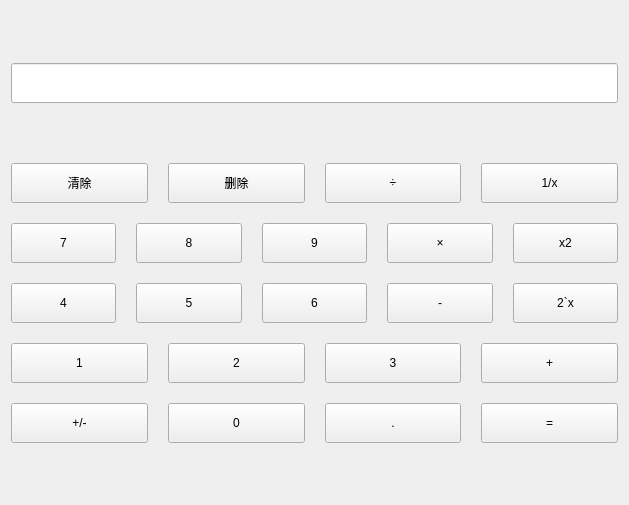
<?xml version="1.0" encoding="UTF-8"?>
<ui version="4.0">
 <class>Form</class>
 <widget class="QWidget" name="Form">
  <property name="geometry">
   <rect>
    <x>0</x>
    <y>0</y>
    <width>629</width>
    <height>505</height>
   </rect>
  </property>
  <property name="windowTitle">
   <string>Form</string>
  </property>
  <layout class="QGridLayout" name="gridLayout">
   <item row="0" column="0">
    <spacer name="verticalSpacer_2">
     <property name="orientation">
      <enum>Qt::Vertical</enum>
     </property>
     <property name="sizeHint" stdset="0">
      <size>
       <width>20</width>
       <height>40</height>
      </size>
     </property>
    </spacer>
   </item>
   <item row="1" column="0">
    <layout class="QVBoxLayout" name="verticalLayout">
     <property name="spacing">
      <number>20</number>
     </property>
     <item>
      <widget class="QLineEdit" name="lineEdit_in">
       <property name="minimumSize">
        <size>
         <width>0</width>
         <height>40</height>
        </size>
       </property>
       <property name="readOnly">
        <bool>true</bool>
       </property>
      </widget>
     </item>
     <item>
      <spacer name="verticalSpacer">
       <property name="orientation">
        <enum>Qt::Vertical</enum>
       </property>
       <property name="sizeHint" stdset="0">
        <size>
         <width>20</width>
         <height>40</height>
        </size>
       </property>
      </spacer>
     </item>
     <item>
      <layout class="QHBoxLayout" name="horizontalLayout">
       <item>
        <widget class="QPushButton" name="btn_clear">
         <property name="minimumSize">
          <size>
           <width>0</width>
           <height>40</height>
          </size>
         </property>
         <property name="text">
          <string>清除</string>
         </property>
        </widget>
       </item>
       <item>
        <widget class="QPushButton" name="btn_del">
         <property name="minimumSize">
          <size>
           <width>0</width>
           <height>40</height>
          </size>
         </property>
         <property name="text">
          <string>删除</string>
         </property>
        </widget>
       </item>
       <item>
        <widget class="QPushButton" name="btn_div">
         <property name="minimumSize">
          <size>
           <width>0</width>
           <height>40</height>
          </size>
         </property>
         <property name="text">
          <string>÷</string>
         </property>
        </widget>
       </item>
       <item>
        <widget class="QPushButton" name="btn_cal_1x">
         <property name="minimumSize">
          <size>
           <width>0</width>
           <height>40</height>
          </size>
         </property>
         <property name="text">
          <string>1/x</string>
         </property>
        </widget>
       </item>
      </layout>
     </item>
     <item>
      <layout class="QHBoxLayout" name="horizontalLayout_2">
       <item>
        <widget class="QPushButton" name="btn_7">
         <property name="minimumSize">
          <size>
           <width>0</width>
           <height>40</height>
          </size>
         </property>
         <property name="text">
          <string>7</string>
         </property>
        </widget>
       </item>
       <item>
        <widget class="QPushButton" name="btn_8">
         <property name="minimumSize">
          <size>
           <width>0</width>
           <height>40</height>
          </size>
         </property>
         <property name="text">
          <string>8</string>
         </property>
        </widget>
       </item>
       <item>
        <widget class="QPushButton" name="btn_9">
         <property name="minimumSize">
          <size>
           <width>0</width>
           <height>40</height>
          </size>
         </property>
         <property name="text">
          <string>9</string>
         </property>
        </widget>
       </item>
       <item>
        <widget class="QPushButton" name="btn_mult">
         <property name="minimumSize">
          <size>
           <width>0</width>
           <height>40</height>
          </size>
         </property>
         <property name="text">
          <string>×</string>
         </property>
        </widget>
       </item>
       <item>
        <widget class="QPushButton" name="btn_cal_x2">
         <property name="minimumSize">
          <size>
           <width>0</width>
           <height>40</height>
          </size>
         </property>
         <property name="text">
          <string>x2</string>
         </property>
        </widget>
       </item>
      </layout>
     </item>
     <item>
      <layout class="QHBoxLayout" name="horizontalLayout_3">
       <item>
        <widget class="QPushButton" name="btn_4">
         <property name="minimumSize">
          <size>
           <width>0</width>
           <height>40</height>
          </size>
         </property>
         <property name="text">
          <string>4</string>
         </property>
        </widget>
       </item>
       <item>
        <widget class="QPushButton" name="btn_5">
         <property name="minimumSize">
          <size>
           <width>0</width>
           <height>40</height>
          </size>
         </property>
         <property name="text">
          <string>5</string>
         </property>
        </widget>
       </item>
       <item>
        <widget class="QPushButton" name="btn_6">
         <property name="minimumSize">
          <size>
           <width>0</width>
           <height>40</height>
          </size>
         </property>
         <property name="text">
          <string>6</string>
         </property>
        </widget>
       </item>
       <item>
        <widget class="QPushButton" name="btn_sub">
         <property name="minimumSize">
          <size>
           <width>0</width>
           <height>40</height>
          </size>
         </property>
         <property name="text">
          <string>-</string>
         </property>
        </widget>
       </item>
       <item>
        <widget class="QPushButton" name="btn_cal_2x">
         <property name="minimumSize">
          <size>
           <width>0</width>
           <height>40</height>
          </size>
         </property>
         <property name="text">
          <string>2`x</string>
         </property>
        </widget>
       </item>
      </layout>
     </item>
     <item>
      <layout class="QHBoxLayout" name="horizontalLayout_4">
       <item>
        <widget class="QPushButton" name="btn_1">
         <property name="minimumSize">
          <size>
           <width>0</width>
           <height>40</height>
          </size>
         </property>
         <property name="text">
          <string>1</string>
         </property>
        </widget>
       </item>
       <item>
        <widget class="QPushButton" name="btn_2">
         <property name="minimumSize">
          <size>
           <width>0</width>
           <height>40</height>
          </size>
         </property>
         <property name="text">
          <string>2</string>
         </property>
        </widget>
       </item>
       <item>
        <widget class="QPushButton" name="btn_3">
         <property name="minimumSize">
          <size>
           <width>0</width>
           <height>40</height>
          </size>
         </property>
         <property name="text">
          <string>3</string>
         </property>
        </widget>
       </item>
       <item>
        <widget class="QPushButton" name="btn_add">
         <property name="minimumSize">
          <size>
           <width>0</width>
           <height>40</height>
          </size>
         </property>
         <property name="text">
          <string>+</string>
         </property>
        </widget>
       </item>
      </layout>
     </item>
     <item>
      <layout class="QHBoxLayout" name="horizontalLayout_5">
       <item>
        <widget class="QPushButton" name="btn_sign">
         <property name="minimumSize">
          <size>
           <width>0</width>
           <height>40</height>
          </size>
         </property>
         <property name="text">
          <string>+/-</string>
         </property>
        </widget>
       </item>
       <item>
        <widget class="QPushButton" name="btn_0">
         <property name="minimumSize">
          <size>
           <width>0</width>
           <height>40</height>
          </size>
         </property>
         <property name="text">
          <string>0</string>
         </property>
        </widget>
       </item>
       <item>
        <widget class="QPushButton" name="btn_point">
         <property name="minimumSize">
          <size>
           <width>0</width>
           <height>40</height>
          </size>
         </property>
         <property name="text">
          <string>.</string>
         </property>
        </widget>
       </item>
       <item>
        <widget class="QPushButton" name="btn_equal">
         <property name="minimumSize">
          <size>
           <width>0</width>
           <height>40</height>
          </size>
         </property>
         <property name="text">
          <string>=</string>
         </property>
        </widget>
       </item>
      </layout>
     </item>
    </layout>
   </item>
   <item row="2" column="0">
    <spacer name="verticalSpacer_3">
     <property name="orientation">
      <enum>Qt::Vertical</enum>
     </property>
     <property name="sizeHint" stdset="0">
      <size>
       <width>20</width>
       <height>40</height>
      </size>
     </property>
    </spacer>
   </item>
  </layout>
 </widget>
 <resources/>
 <connections/>
</ui>
